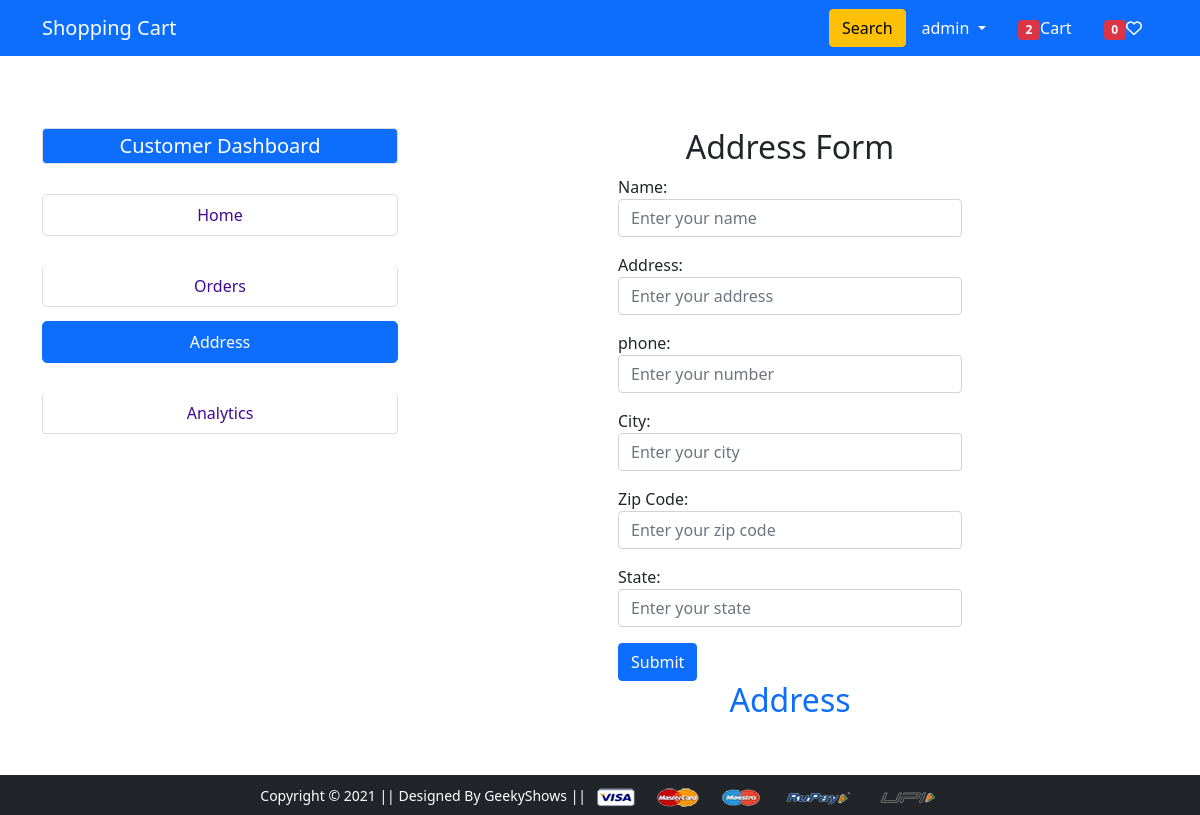
The page /dashbord/ (signed in) on the database as committed earlier.
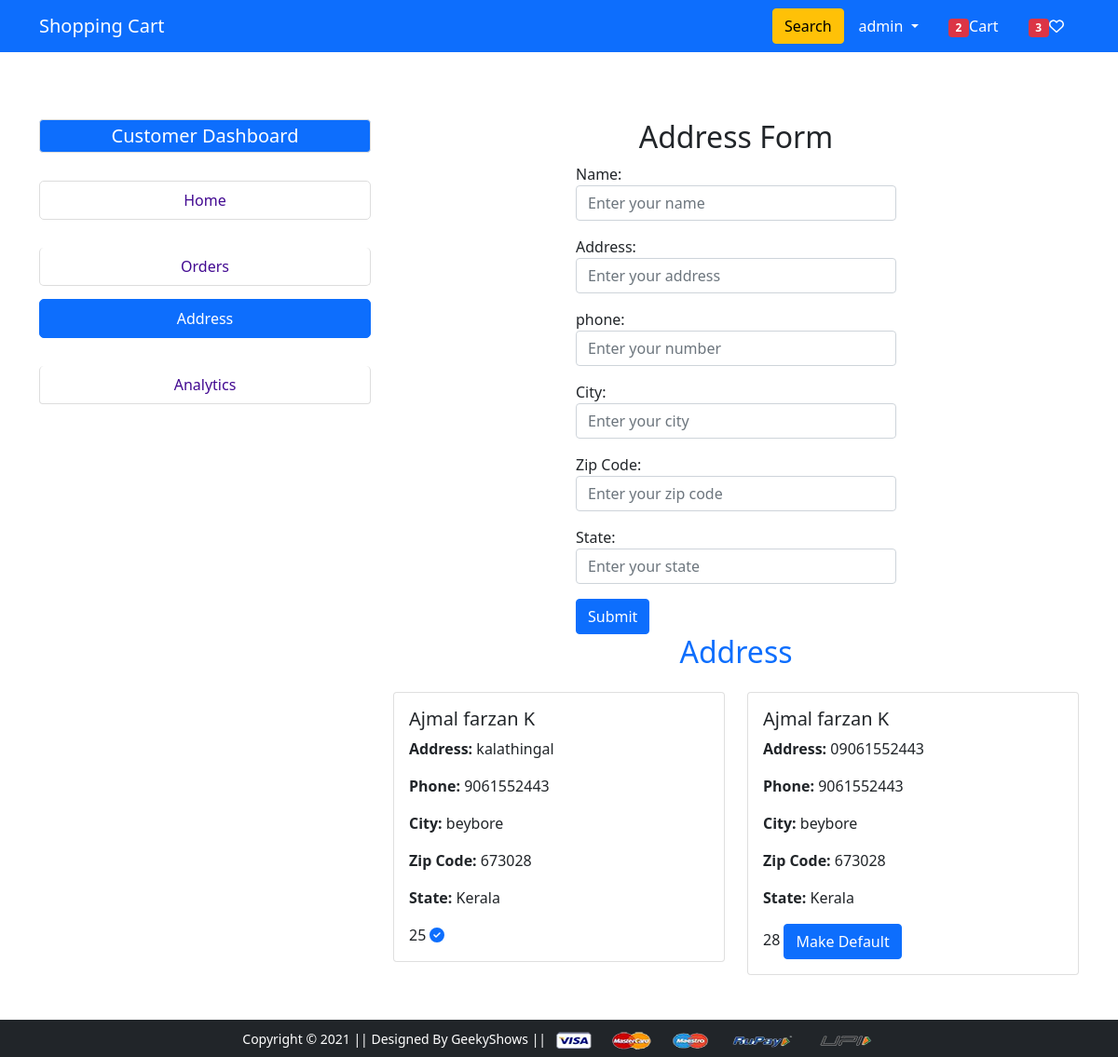
The same page on the database as committed later.
### core/models.py (models this page shows, shortened)
class Address(models.Model):
    user = models.ForeignKey(User, on_delete=models.SET_NULL, null=True)
    name = models.CharField(max_length=100)
    address = models.CharField(max_length=100)
    phone = models.CharField(max_length=100,null=True)
    city = models.CharField(max_length=100)
    zipcode = models.CharField(max_length=100)
    state = models.CharField(max_length=100)
    status = models.BooleanField(default=False,)

### core/views.py (the view, shortened to what this page needs)
# urls.py: path('dashbord/', views.customer_dash_bord, name='dashbord'),
@login_required
def customer_dash_bord(request):
  order= CartOrderProduct.objects.filter(user = request.user)
  customer_address = Address.objects.filter(user= request.user)
  context = {
    'order' : order,
    'address' : customer_address
   }
  return render(request, 'app/customerdashbord.html', context)

### core/context_proccessors.py (called while the page is built)
def default(request):
    categories = Cetogeory.objects.all()
    product = Product.objects.all()
    brand = Brand.objects.all()
    cart_count = 0
    wish_list_count = 0
    if request.user.is_authenticated:
        try:
            cart_count = CartItem.objects.filter(user=request.user).count()
        except CartItem.DoesNotExist:
            pass
        try:
            wish_list_count = WishList.objects.filter(user=request.user).count()
        except WishList.DoesNotExist:
            pass
    return {
        'categories': categories,
        'product': product,
        'brand': brand,
        'cart_count' :cart_count,
        'wish_list_count': wish_list_count
    }

### templates/app/customerdashbord.html (shortened to what the changed rows need)
{% extends 'app/base.html' %}
{% load static %}
{% block main-content %}
    <div class="container mt-4 list">
        <div class="row">
            <div class="col-md-4">
                <ul class="list-group">
                    <h2 class="navbar-brand  text-center mt-5 bg-primary text-white rounded pr-2 dashbord" href="#">Customer Dashboard</h2>
                </ul>
            </div>
            <div class="col-md-8 mt-4">
                <div id="address-content" style="display: none">
                    <div class="container mt-4">
                        <div class="col-md-6 offset-md-3">
                            <h2 class="text-center">Address Form</h2>
                        </div>
                    </div>
                    <h2 class="text-center text-primary">Address</h2>
                    <div class="row">
                        {% for a in address %}
                        <div class="col-md-6">
                            <div class="card mt-3 no-hover-card">
                                <div class="row no-gutters">
                                    <div class="col-md-8">
                                        <div class="card-body details">
                                            <h5 class="card-title">{{ a.name }}</h5>
                                            <p class="card-text"><strong>Address:</strong> {{ a.address }}</p>
                                            <p class="card-text"><strong>Phone:</strong> {{ a.phone }}</p>
                                            <p class="card-text"><strong>City:</strong> {{ a.city }}</p>
                                            <p class="card-text"><strong>Zip Code:</strong> {{ a.zipcode }}</p>
                                            <p class="card-text"><strong>State:</strong> {{ a.state }}</p>
                                            {{a.id}}
                                            {% if a.status %}
                                                <i data-address="{{a.id}}" class="fa fa-check-circle text-primary check check{{a.id}}"></i>
                                            {% else %}
                                                <button data-address="{{a.id}}" class=" make-default-address btn btn-primary button{{a.id}} action"> Make Default</button>
                                            {% endif %}
                                        </div>
                                    </div>
                                </div>
                            </div>
                        </div>
                        {% endfor %}
                    </div>
                </div>
                </div>
            </div>
            </div>
{% endblock main-content %}

### templates/app/base.html (shortened to what this page needs)
{% load static %}
<!DOCTYPE html>
<html lang="en">
<head>
    <link href="https://cdn.jsdelivr.net/npm/bootstrap@5.0.0-beta1/dist/css/bootstrap.min.css" rel="stylesheet"
 />
    <link rel="stylesheet" href="{% static 'app/css/owl.carousel.min.css' %}" />
    <link rel="stylesheet" href="https://cdnjs.cloudflare.com/ajax/libs/font-awesome/6.4.0/css/all.min.css" />
    <link rel="stylesheet" href="https://cdnjs.cloudflare.com/ajax/libs/font-awesome/5.15.3/css/all.min.css"
 />
    <link rel="stylesheet" href="https://cdnjs.cloudflare.com/ajax/libs/font-awesome/5.15.3/css/all.min.css"
 />
    <link rel="stylesheet" href="{% static 'app/css/style.css' %}" />
</head>
<body>
    <nav class="navbar navbar-expand-lg navbar-dark bg-primary">
        <div class="container">
            <a class="navbar-brand" href="/">Shopping Cart</a>
            <div class="d-flex align-items-center" id="navbarSupportedContent">
                <form class="d-flex ms-auto" action="{% url 'app:search' %}" method="GET">
                    <button class="btn btn-warning" type="submit">Search</button>
                </form>
                <div>
                    <ul class="navbar-nav me-auto mb-2 mb-lg-0">
                        <li class="nav-item dropdown mx-2">
                            <a class="nav-link dropdown-toggle text-white" href="#" id="profileDropdown" role="button"
                                data-bs-toggle="dropdown" aria-expanded="false">
                                {{user.username}}
                            </a>
                        </li>
                        <li class="nav-item mx-2">
                            <a href="{% url 'app:cart' %}" class="nav-link text-white"><span
                                    class="badge bg-danger " id="item-count">{{ cart_count}}</span>Cart
                            </a>
                        </li>
                        <li class="nav-item mx-2">
                            <a href="{% url 'app:wish-list' %}" class="nav-link text-white"><span
                                    class="badge bg-danger " id="wishitem">{{ wish_list_count}}</span><i class="fa-regular fa-heart heart"></i>
                            </a>
                        </li>
                    </ul>
                </div>
            </div>
        </div>
    </nav>
     {% block main-content %} {% endblock main-content %}
    <footer class="container-fluid bg-dark text-center p-2 mt-5">
        <small class="text-white">Copyright &copy; 2021 || Designed By GeekyShows ||
        </small>
        <img src="{% static 'app/images/payment.png' %}" alt="" srcset="" class="img-fluid" height="2px" />
    </footer>
</body>
</html>

Rows that differ between the two databases and show on the page:
added Address: name "Ajmal farzan K", address "kalathingal", phone "9061552443", city "beybore", zipcode "673028", state "Kerala", id "25"
added Address: name "Ajmal farzan K", address "09061552443", phone "9061552443", city "beybore", zipcode "673028", state "Kerala", id "28"
Other text that changed with them:
{{ wish_list_count }}: "0" → "3"
